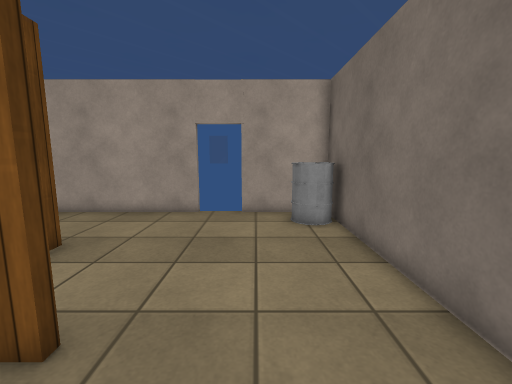
view 1 (above)

15 first-person views from a walk through a scene from a Unity 3-D project. The camera is 1.3 m above the floor, tilts 8° down and sees 90° across. The floor is counted in squares, 0.5 m on a side. Each view is taken from the middle of a square. On the plan, view 1 faces up. The plan holds only what a view shows up to about 18 squares ahead; the rest is blank. Door leaves are left out, so doorways stand open. Surface patterns are stand-ins for the level's own textures.

view 2
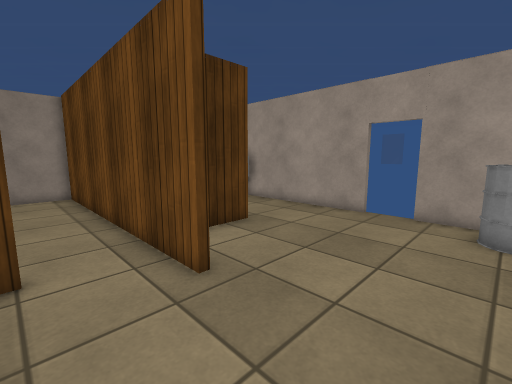

view 3
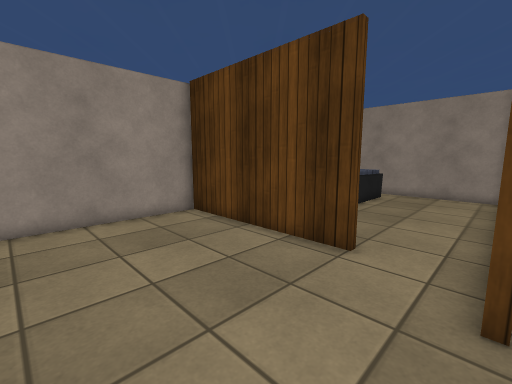

view 4
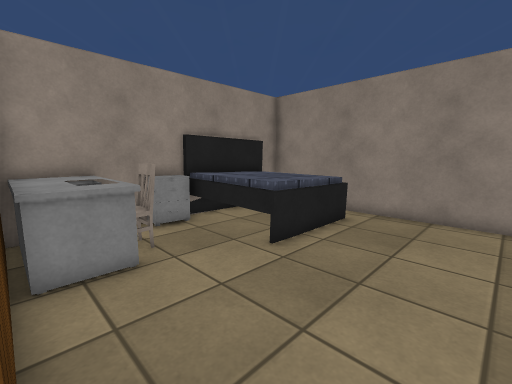

view 5
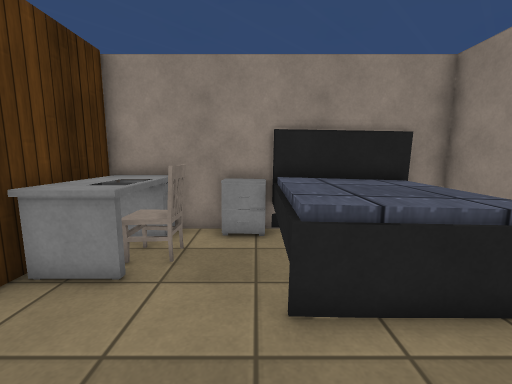

view 6
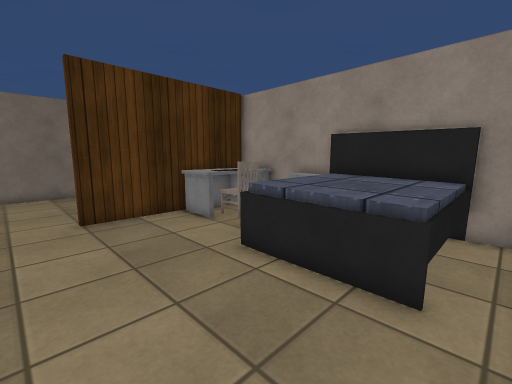

view 7
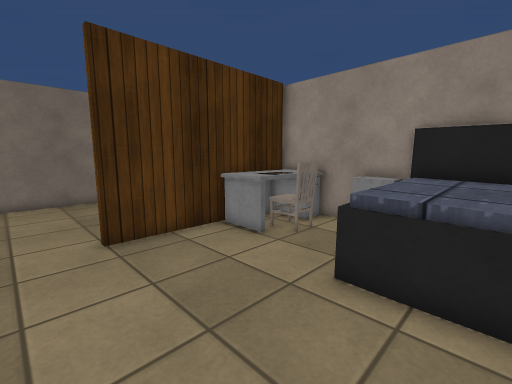

view 8
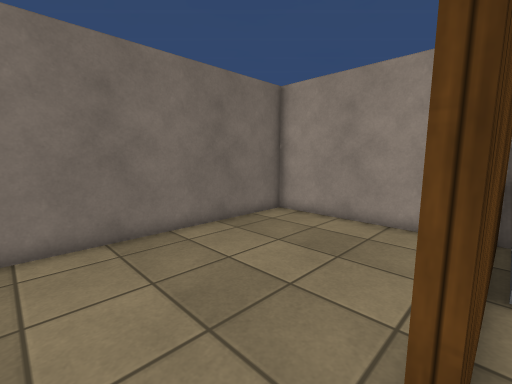

view 9
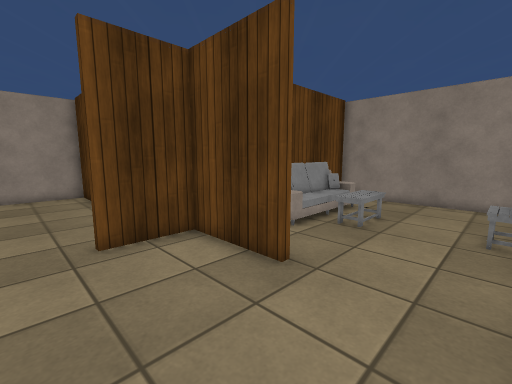

view 10
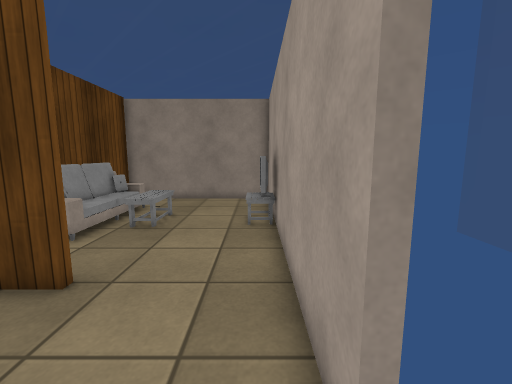

view 11
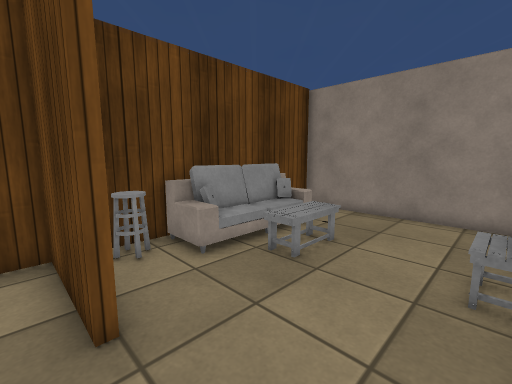

view 12
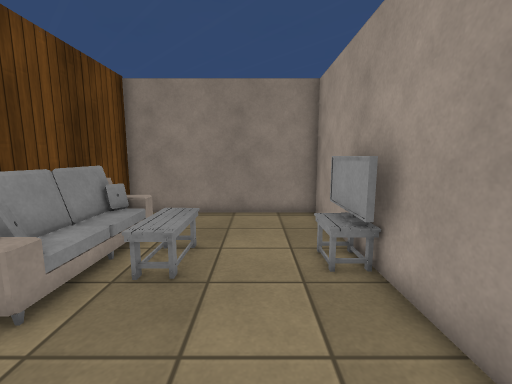

view 13
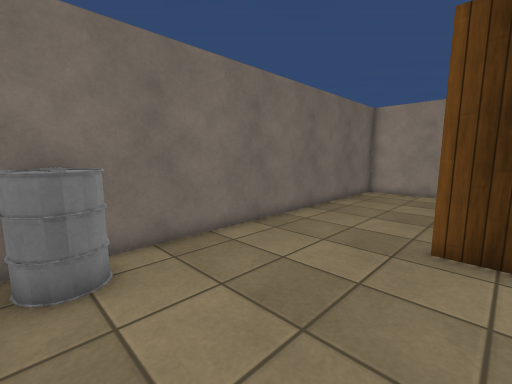

view 14
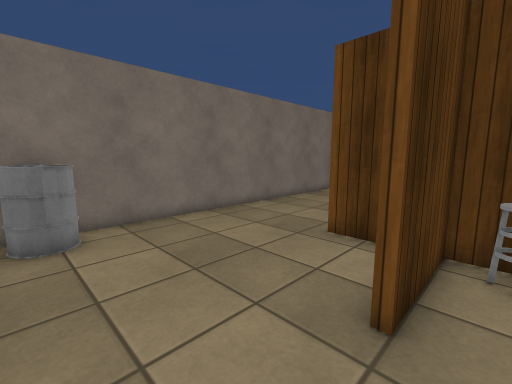

view 15
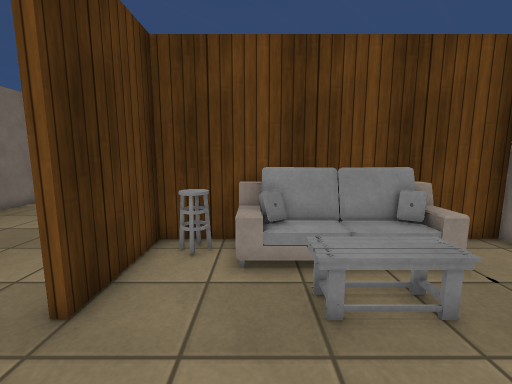

### Floor plan
Points are (right, up) in squares from view 1. A wall is a line through its corners. A room is listed if a view was taken in it or the views show most of it. See-through windows are left out.
Room 1 (views 1, 2, 3, 4, 8, 9, 10, 11, 12, 13)
walls: (-2.6, 2.9) (-5.6, 2.9); (-4.9, 0.1) (-4.6, 0.1) (-4.6, -8); (-5.7, 7.2) (-5.7, 3.2) (-2.6, 3.2); (-2.6, 11.8) (-5.6, 11.8); (3.3, 11.8) (-0.8, 11.8); (-4.9, -8) (3.3, -8) (3.3, 9.6)
ways out: opening at (-5, 1.5) to room 2; opening at (-6, 9.5) to room 3; gap at (-2, 12)
objects: barrel (1, 9) to (3, 11)
Room 2 (views 5, 6, 7)
walls: (-10.6, -8) (-4.9, -8) (-4.9, 0.1); (-5.6, 2.9) (-16.7, 2.9) (-16.7, -8) (-15.1, -8)
low walls: (-7.1, -7.8) (-6.5, -7.8); (-6.2, -7.8) (-5.2, -7.8)
ways out: opening at (-5, 1.5) to room 1
objects: bed (-15, -8) to (-11, -3); nightstand (-10, -7) to (-9, -7); other object (-8, -6) to (-8, -5); desk (-7, -7) to (-6, -4)
Room 3 (views 14, 15)
walls: (-5.6, 11.8) (-16.7, 11.8) (-16.7, 3.2) (-6, 3.2) (-6, 7.2)
ways out: opening at (-6, 9.5) to room 1
objects: sofa (-14, 4) to (-9, 5); table (-12, 6); TV (-12, 11) to (-10, 11); stool (-8, 4) to (-7, 4)

Positions as (right, up) in squares from view 1, and headings:
1: (0, 0), facing up
2: (2, 0), facing up-left
3: (2, 3), facing down-left
4: (-5, 2), facing down-left
5: (-10, 1), facing down
6: (-16, 2), facing down-right
7: (-13, 2), facing down-right
8: (-5, 2), facing down-right
9: (-1, 11), facing down-left
10: (-1, 11), facing left
11: (-5, 11), facing down-left
12: (-5, 9), facing left
13: (-4, 11), facing down-right
14: (-7, 11), facing down-right
15: (-9, 11), facing down
